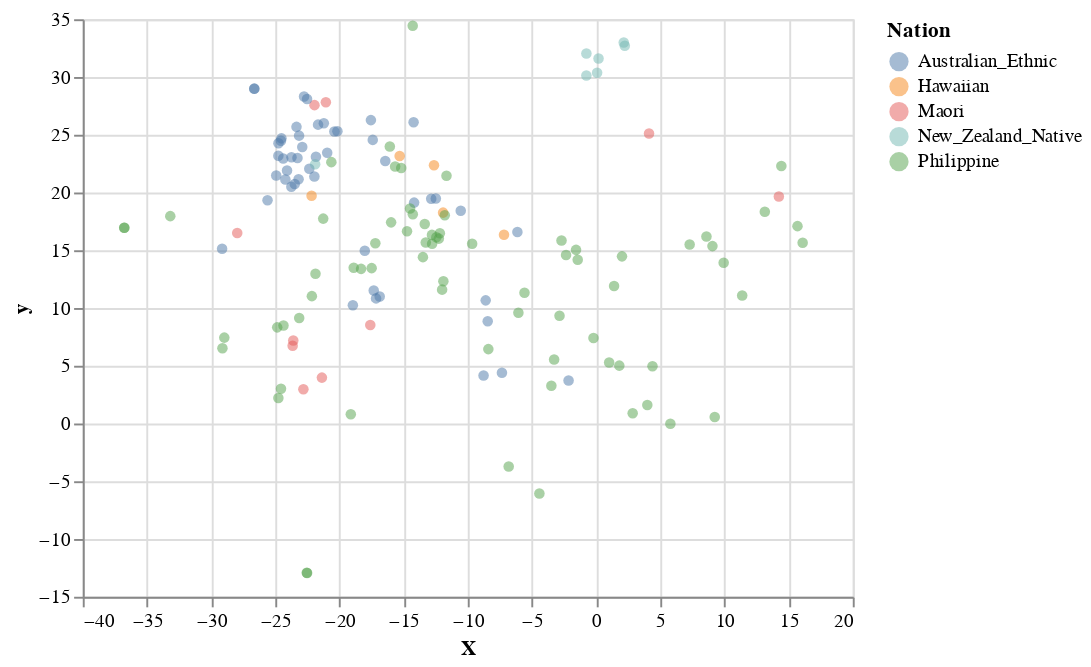

The code cell stored with this chart in its notebook:
### Code cell
tsne_plots = utils.interactive_scatter(tsne.query(f'language_family == "austronesian"')) # one language family at a time, so it's not too busy!
# for lf in tsne.language_family.unique():
#     lf_plot = utils.interactive_scatter(tsne.query(f'language_family == "{lf}"'))
#     tsne_plots = alt.hconcat([tsne_plots,lf_plot]) 
tsne_plots

### Figure 1 — Vega-Lite specification as saved in the notebook (floating-point values rounded to 4 significant figures; data arrays with more than 128 entries replaced by an {"elided": "..."} marker saying what was removed)
{"config": {"view": {"continuousWidth": 400, "continuousHeight": 300}}, "data": {"name": "data-a4ba2568a3c28a7d075a3e07b2944d32"}, "mark": {"type": "point", "filled": true, "opacity": 0.5}, "encoding": {"color": {"field": "Nation", "type": "nominal"}, "tooltip": [{"field": "Nation", "type": "nominal"}], "x": {"field": "X", "scale": {"zero": false}, "type": "quantitative"}, "y": {"field": "y", "scale": {"zero": false}, "type": "quantitative"}}, "$schema": "https://vega.github.io/schema/vega-lite/v4.17.0.json", "datasets": {"data-a4ba2568a3c28a7d075a3e07b2944d32": {"elided": "144 records"}}}
